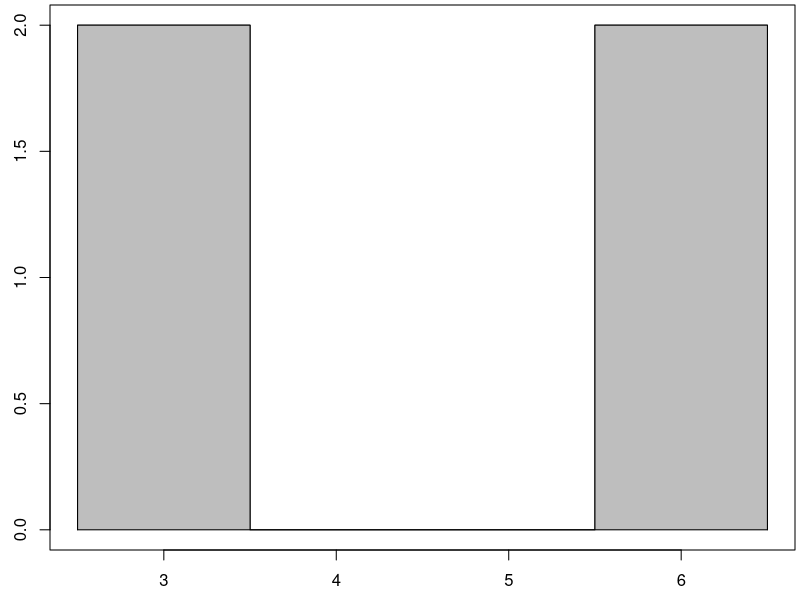
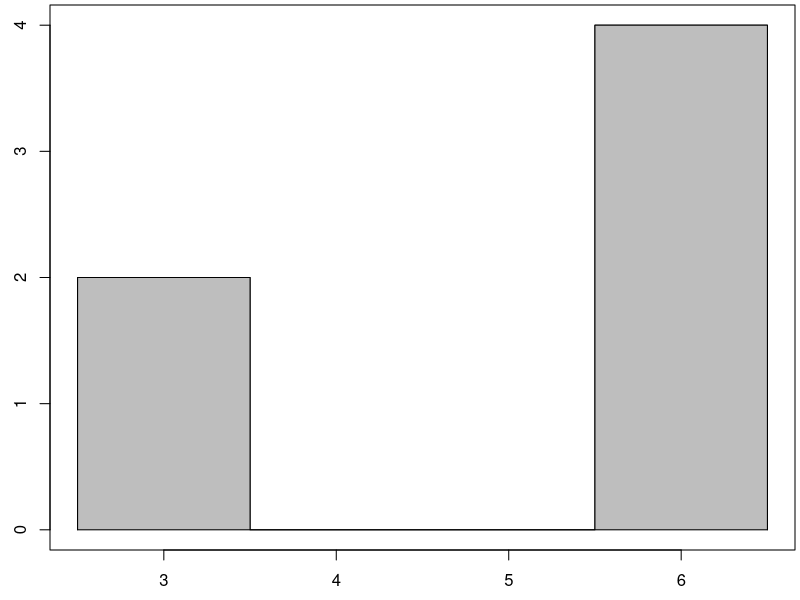
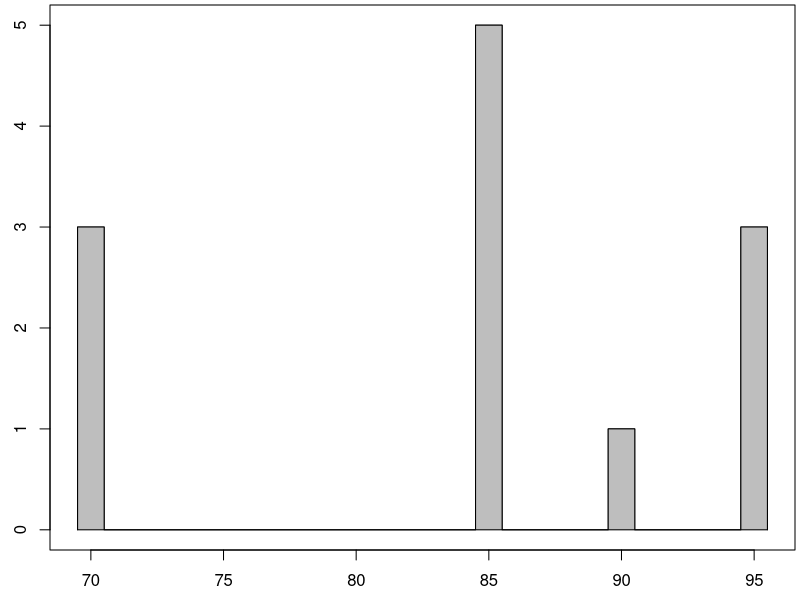
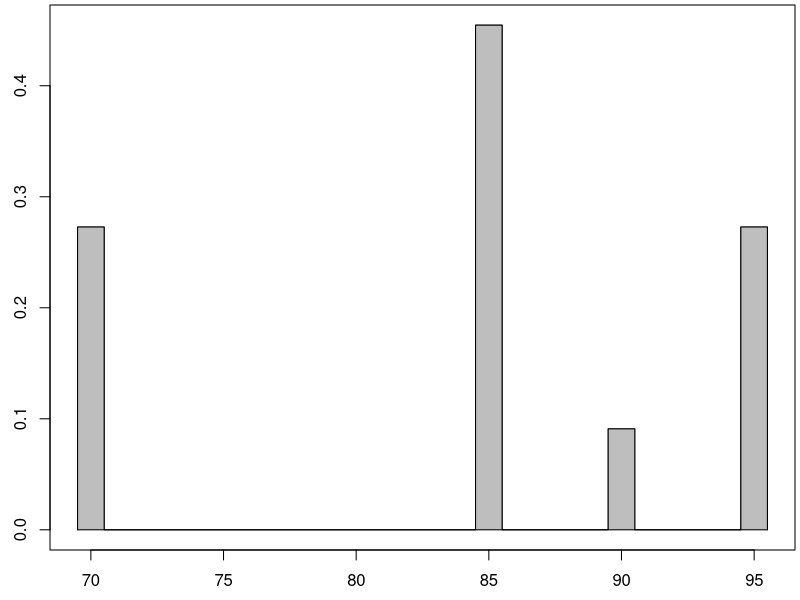
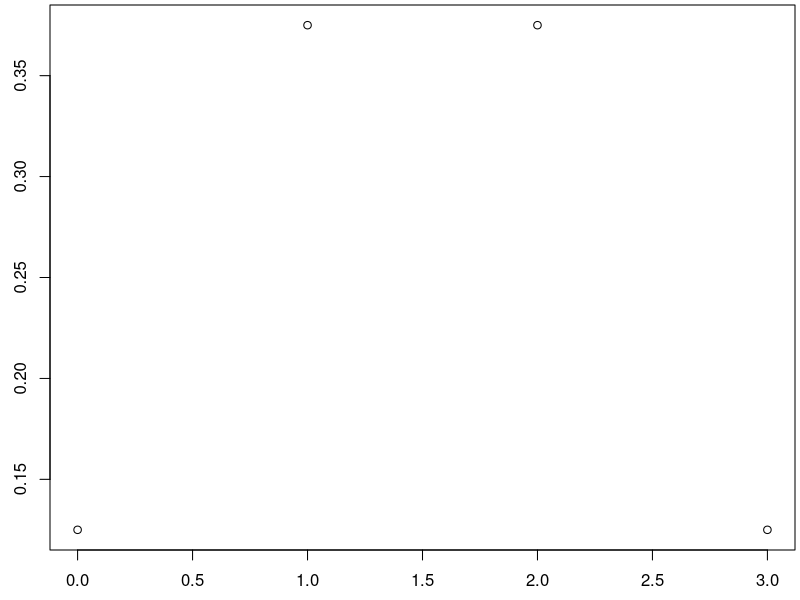
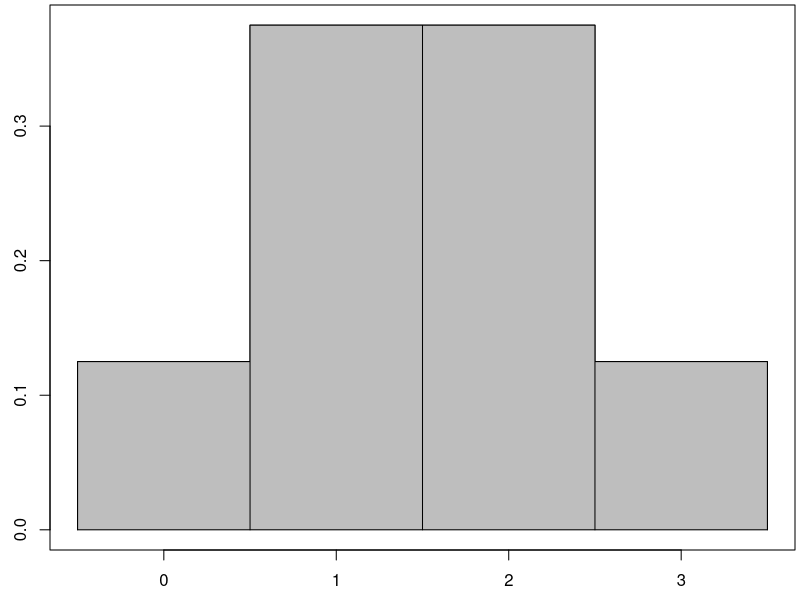
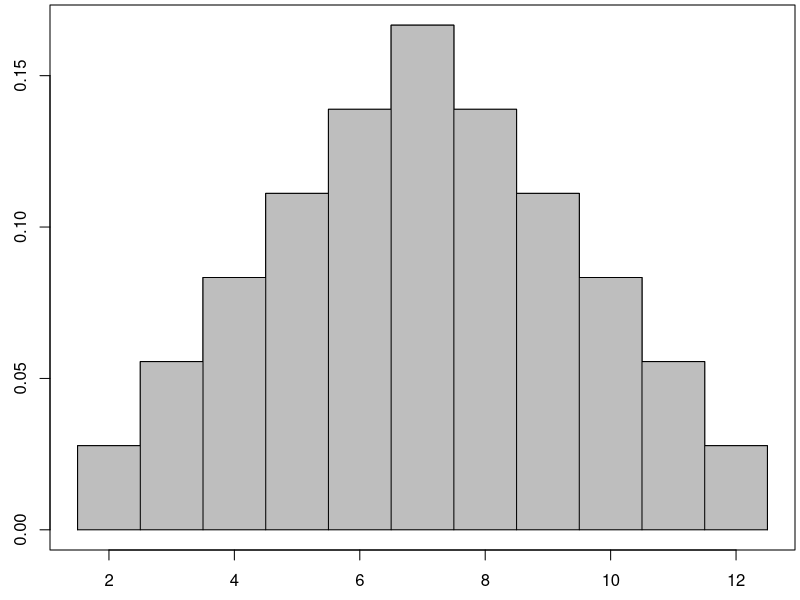
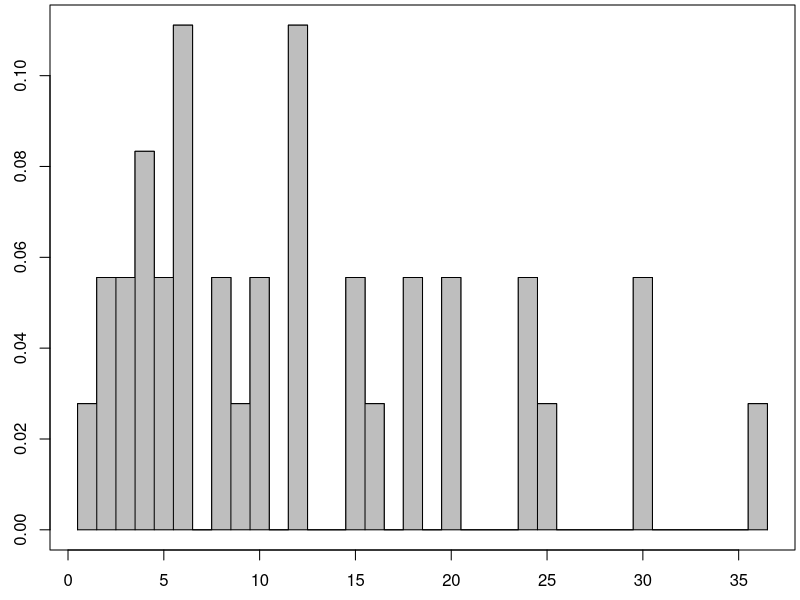

These charts were generated, in order, by the following R code:
## ---- chunk 1
knitr::opts_chunk$set(echo = TRUE, message = FALSE, warning = FALSE, error=TRUE)
## ---- chunk 2
library(knitr)

#Shades a rug diagram for a probability mass function. 
#Inputs: 
#  x - a vector of data points
#  p - a corresponding vector of probabilities or frequencies
#All widths are 1 unit wide. 
draw_pmf <- function(x,p){
  xs <- c(rbind(x-1/2,x-1/2,x+1/2,x+1/2))
  px <- c(rbind(0,p,p,0))
  par(mar=c(2.5,2.5,0.25,0.25))
  plot.new()
  plot(xs,px,type="l")
  polygon(xs,px,col="gray")
}

#Shades a rug diagram (shades area under) for a function f from a to b. 
#Inputs: 
#  f - a function f(x)
#  a - left end of the rug
#  b - right end of the rug
#  num_points - how many point are sent into f for plotting. 
draw_rug <- function(f,a,b,num_points=100){
  x <- c(a,seq(a,b,(b-a)/num_points),b,a)
  y <- c(0,f(seq(a,b,(b-a)/num_points)),0,0)
  par(mar=c(2.5,2.5,0.25,0.25))
  plot(x,y,type = "l")
  polygon(x,y,col="gray")
}

#Draws rectangles over the top of a given function.
#The midpoint of top of each rectangle passes through the function. 
#  f - a function f(x)
#  a - left end of graph
#  b - right end of graph
#  num_rectangles - how many rectangles to plot.
#  method - One of "left", "right", or "mid".  Defaults to mid.
draw_rect_approx <- function(f,a,b,num_rectangles, method = "mid"){
  n <- num_rectangles
  dx <- (b-a)/n
  x <- c(a,seq(a,b,dx/100),b,a)
  y <- c(0,f(seq(a,b,dx/100)),0,0)
  par(mar=c(2.5,2.5,0.25,0.25))
  plot(x,y,type = "l")

  if(method == "left"){
    xi <- seq(a+0*dx/2,b-dx/2,dx)
    lines(xi,f(xi),type = "h")
    lines(xi,f(xi),type = "s")
    lines(c(xi[n],xi[n]+dx),f(c(xi[n],xi[n])),type = "l")
    lines(c(xi[n],xi[n]+dx),f(c(xi[n],xi[n])),type = "h")
  }
  else if(method == "right"){
    xi <- seq(a+dx,b+dx/2,dx)
    lines(xi-dx,f(xi),type = "h")
    lines(xi-dx,f(xi),type = "s")
    lines(c(xi[n]-dx,xi[n]),f(c(xi[n],xi[n])),type = "l")
    lines(c(xi[n]-dx,xi[n]),f(c(xi[n],xi[n])),type = "h")
  } 
  else{#Use midpoint
    xi <- seq(a+dx/2,b,dx)
    lines(xi-dx/2,f(xi),type = "h")
    lines(xi-dx/2,f(xi),type = "s")
    lines(c(xi[n]-dx/2,xi[n]+dx/2),f(c(xi[n],xi[n])),type = "l")
    lines(c(xi[n]-dx/2,xi[n]+dx/2),f(c(xi[n],xi[n])),type = "h")
  }
}

## ---- chunk 3

## ---- chunk 4
x <- c(3,6)
num <- c(2,2)
draw_pmf(x,num)
## ---- chunk 5
x <- c(3,6)
num <- c(2,4)
draw_pmf(x,num)
## ---- chunk 6
x <- c(70,85,90,95)
num <- c(3,5,1,3)
draw_pmf(x,num)
## ---- chunk 7
x <- c(70,85,90,95)
num <- c(3/11,5/11,1/11,3/11)
draw_pmf(x,num)
## ---- chunk 8
x <- c(0,1,2,3)
p <- c(1/8,3/8,3/8,1/8)
tbl <- data.frame(outcome=x, probability = p )
kable(tbl, align = "c")
plot(x,p)
draw_pmf(x,p)
## ---- chunk 9
x <- c(0,1,2,3)
p <- c(1/8,3/8,3/8,1/8)
sum(x*p)
## ---- chunk 10
x <- c(0,1,2,3)
p <- c(1/8,3/8,3/8,1/8)
cdf <- cumsum(p)
tbl <- data.frame(outcome=x, probability = p, CDF = cdf )
kable(tbl,  align = "c")
## ---- chunk 11
x <- seq(2,12)
p <- c(1/36,2/36,3/36,4/36,5/36,6/36,5/36,4/36,3/36,2/36,1/36)
tbl <- data.frame(outcome=x, prob = p)
kable(tbl,  align = "c")
draw_pmf(x,p)
## ---- chunk 12
x <- seq(2,12)
p <- c(1/36,2/36,3/36,4/36,5/36,6/36,5/36,4/36,3/36,2/36,1/36)
cdf <- cumsum(p)
tbl <- data.frame(outcome=x, prob = p, CDF = cdf)
kable(tbl,  align = "c")
## ---- chunk 13
x <- seq(2,12)
p <- c(1/36,2/36,3/36,4/36,5/36,6/36,5/36,4/36,3/36,2/36,1/36)
sum(x*p)
## ---- chunk 14
x <- c(1,2,3,4,5,6,8,9,10,12,15,16,18,20,24,25,30,36)
p <- c(1/36,2/36,2/36,3/36,2/36,4/36,2/36,1/36,2/36,4/36,2/36,1/36,2/36,2/36,2/36,1/36,2/36,1/36)
cdf <- cumsum(p)
tbl <- data.frame(outcome=x, prob = p, CDF = cdf)
kable(tbl,  align = "c")
draw_pmf(x,p)
## ---- chunk 15
x <- c(-1,3)
p <- c(7/9,2/9)
cdf <- cumsum(p)
tbl <- data.frame(outcome=x, prob = p, CDF = cdf)
kable(tbl,  align = "c")
draw_pmf(x,p)
c(sum_of_prob = sum(p), expected_value = sum(x*p))
y <- c(1,2,3,4,5,6,8,9,10,12,15,16,18,20,24,25,30,36)
py <- c(1/36,2/36,2/36,3/36,2/36,4/36,2/36,1/36,2/36,4/36,2/36,1/36,2/36,2/36,2/36,1/36,2/36,1/36)
c(sum_of_prob = sum(py), expected_value = sum(y*py))
## ---- chunk 16
lambda <- 5.904762
x <- seq(0,20)
p <- lambda^x *exp(-lambda)/factorial(x)
n <-10
tbl <- data.frame(outcome=x[1:n], prob = p[1:n])
kable(tbl,  align = "c")
draw_pmf(x,p)
sum(x*p)
## ---- chunk 17
x <- seq(1,6)
p <- rep(1/6,6)
draw_pmf(x,p)
## ---- chunk 18
x <- seq(1,6)
p <- c(1/21,2/21,3/21,4/21,5/21,6/21)
draw_pmf(x,p)
## ---- chunk 19
f <- function(x){2+x*0}
draw_rug(f,0,5)
## ---- chunk 20
n <- 1000
x <- runif(n, min = 0, max = 5)
#Here are 10 of the values. 
x[1:10]
#And here is the mean of all 1000. 
mean(x)
## ---- chunk 21
n <- 1000000
x <- runif(n, min = 0, max = 5)
#This gives the mean of 1000000
mean(x)
## ---- chunk 22
f <- function(x){x}
draw_rug(f,0,5) 
## ---- chunk 23
f <- function(x){x^2}
draw_rug(f,0,4)
## ---- chunk 24
f <- function(x){ifelse(x<2.5,2,4)}
draw_rug(f,0,4,num_points=1000)  
#The 1000 is needed to cause R to plot enough points 
#to avoid a visual glitch with drawing piecewise defined functions.
## ---- chunk 25
xi <- c(1.25,3.25)
Ai <- c(5,6)
c(total_area =sum(Ai),  
  expected_value = sum(xi*Ai)/sum(Ai))
## ---- chunk 26
f <- function(x){ifelse(x<2.5,2,4)}
draw_rect_approx(f,0,4,8) 
## ---- chunk 27
dx <- 0.5
xi <- seq(dx/2,4,dx)
Ai <- f(xi)*dx
tbl <- data.frame(x_i = xi, A_i = Ai)
kable(tbl,  align = "c")
c(total_area =sum(Ai),  
  expected_value = sum(xi*Ai)/sum(Ai))
## ---- chunk 28
draw_rect_approx(f,0,4,n=16) 
dx <- 0.25
xi <- seq(dx/2,4,dx)
Ai <- f(xi)*dx
tbl <- data.frame(x_i = xi, A_i = Ai)
kable(tbl,  align = "c")
c(total_area =sum(Ai),  
  expected_value = sum(xi*Ai)/sum(Ai))
## ---- chunk 29
f <- function(x){x}
a <- 0
b <- 5
n <- 20
dx <- (b-a)/n
draw_rect_approx(f,a,b,n) 
xi <- seq(a+dx/2,b,dx)
Ai <- f(xi)*dx
c(total_area =sum(Ai),  
  expected_value = sum(xi*Ai)/sum(Ai))
## ---- chunk 30
f <- function(x){x^2}
a <- 0
b <- 4
n <- 50
dx <- (b-a)/n
draw_rect_approx(f,a,b,n) 
xi <- seq(a+dx/2,b,dx)
Ai <- f(xi)*dx
c(total_area =sum(Ai),  
  expected_value = sum(xi*Ai)/sum(Ai))
## ---- chunk 31
f <- function(x){-x^4+2*x^3-2*x^2+3*x+4}
a <- 0
b <- 2
n <- 25
dx <- (b-a)/n
draw_rect_approx(f,a,b,n) 
xi <- seq(a+dx/2,b,dx)
Ai <- f(xi)*dx
c(total_area =sum(Ai),  
  expected_value = sum(xi*Ai)/sum(Ai))
## ---- chunk 32
f <- function(x){3 * exp(-3*x)}
a <- 0
b <- 30
n <- 1000
dx <- (b-a)/n
draw_rect_approx(f,a,b,n) 
xi <- seq(a+dx/2,b,dx)
Ai <- f(xi)*dx
c(total_area =sum(Ai),  
  expected_value = sum(xi*Ai)/sum(Ai))
## ---- chunk 33
    f <- function(x){4-x}
    a <- 0
    b <- 4
    n <- 8
    dx <- (b-a)/n
    draw_rect_approx(f,a,b,n) 
    xi <- seq(a+dx/2,b,dx)
    Ai <- f(xi)*dx
    c(total_area =sum(Ai),  
      expected_value = sum(xi*Ai)/sum(Ai))
## ---- chunk 34
f <- function(x){7-x}
a <- 1
b <- 5
draw_rug(f,a,b)
## ---- chunk 35
f <- function(x){7-x}
a <- 1
b <- 5
n <- 8
draw_rect_approx(f,a,b,n,method = "left")
## ---- chunk 36
dx <- (b-a)/n
xi <- seq(a,b-dx,dx)
kable(data.frame(left_point = xi, function_at_xi = f(xi), area_i = f(xi)*dx))
c(riemann_sum_using_left_endpoints = sum(f(xi)*dx))
## ---- chunk 37
xi <- seq(a+dx,b,dx)
draw_rect_approx(f,a,b,n,method = "right")
## ---- chunk 38
kable(data.frame(right_point = xi, function_at_xi = f(xi), area_i = f(xi)*dx))
c(riemann_sum_using_right_endpoints = sum(f(xi)*dx))
## ---- chunk 39
xi <- seq(a+dx/2,b,dx)
draw_rect_approx(f,a,b,n,method = "mid")
c(riemann_sum_using_midpoints = sum(f(xi)*dx))
## ---- chunk 40
f <- function(x){7-x}
a <- 1
b <- 5
n <- 20
draw_rect_approx(f,a,b,n,method = "right")
dx <- (b-a)/n
xi <- seq(a+dx,b,dx)
c(riemann_sum_using_right_endpoints = sum(f(xi)*dx))
## ---- chunk 41
f <- function(x){x^2}
draw_rug(f,0,4)
